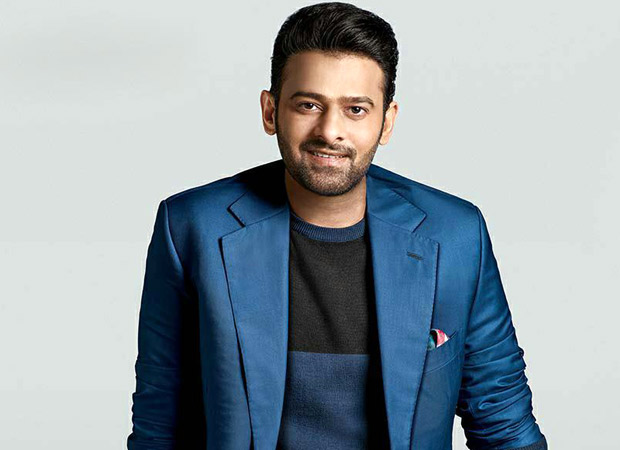
#> input picture 25-257256_prabhas-latest-hq-photos-stylish-saaho-prabhas.jpg, 620 x 450 px, found by its file name
$ python assignment9.py
#> lines starting #> are read from the running program, lines starting #| are printed output that depends on the picture
##############------------Histogram Strecthing--------------------#############

import matplotlib.pyplot as plt
import numpy as np
import cv2

image = cv2.imread(r"C:\Users\uday raj\Desktop\outputs\25-257256_prabhas-latest-hq-photos-stylish-saaho-prabhas.jpg",0)
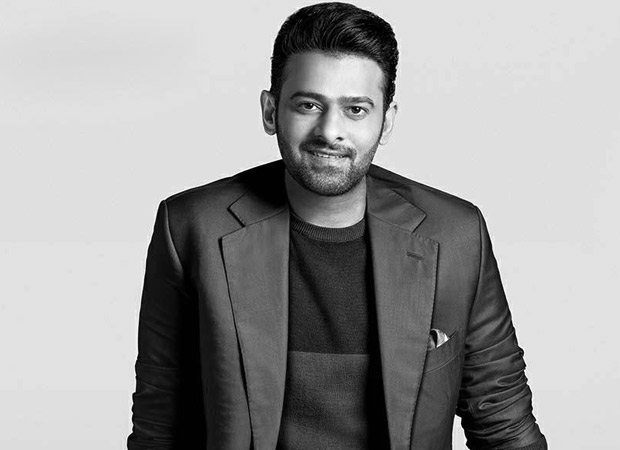
#> image: shape (450, 620); min 0, max 255, mean 156.9

m,n = image.shape
#> m = 450; n = 620
print(m,n)
#| 450 620

Strechted_image = np.zeros((m,n),np.uint8)

f_max = np.max(image)
#> f_max = 255
f_min = np.min(image)
#> f_min = 0
for i in range(m):
    for j in range(n):
        Strechted_image[i][j] = round((((image[i][j] - f_min)/(f_max - f_min))*255))
plt.subplot(2,1,1)
plt.hist(image.ravel(),256,[0,256])
plt.subplot(2,1,2)
plt.hist(Strechted_image.ravel(),256,[0,256])

plt.show()
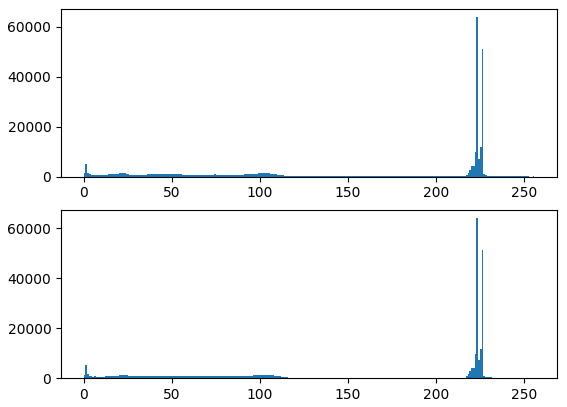
#> figure drawn by matplotlib, 2 panels; panel 1: tallest bar 63970 high, from x = 223 to 224; panel 2: tallest bar 63970 high, from x = 223 to 224
cv2.imshow("Original Gray Scaled Image",image)
cv2.waitKey(0)
cv2.imshow("Histogram strechted Image",Strechted_image)
cv2.waitKey(0)
cv2.destroyAllWindows()
